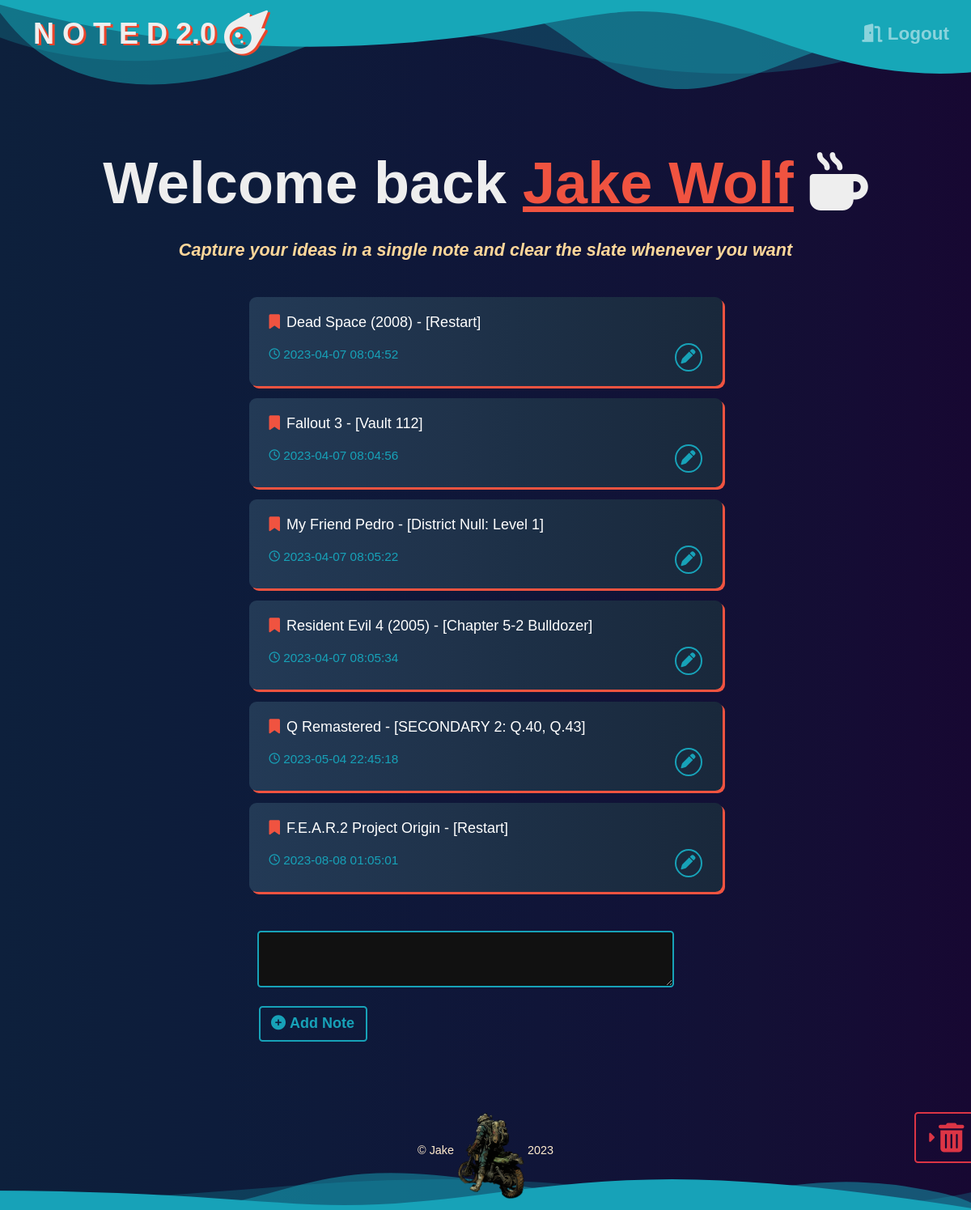
/ (signed in), run on an earlier commit of the app's database.
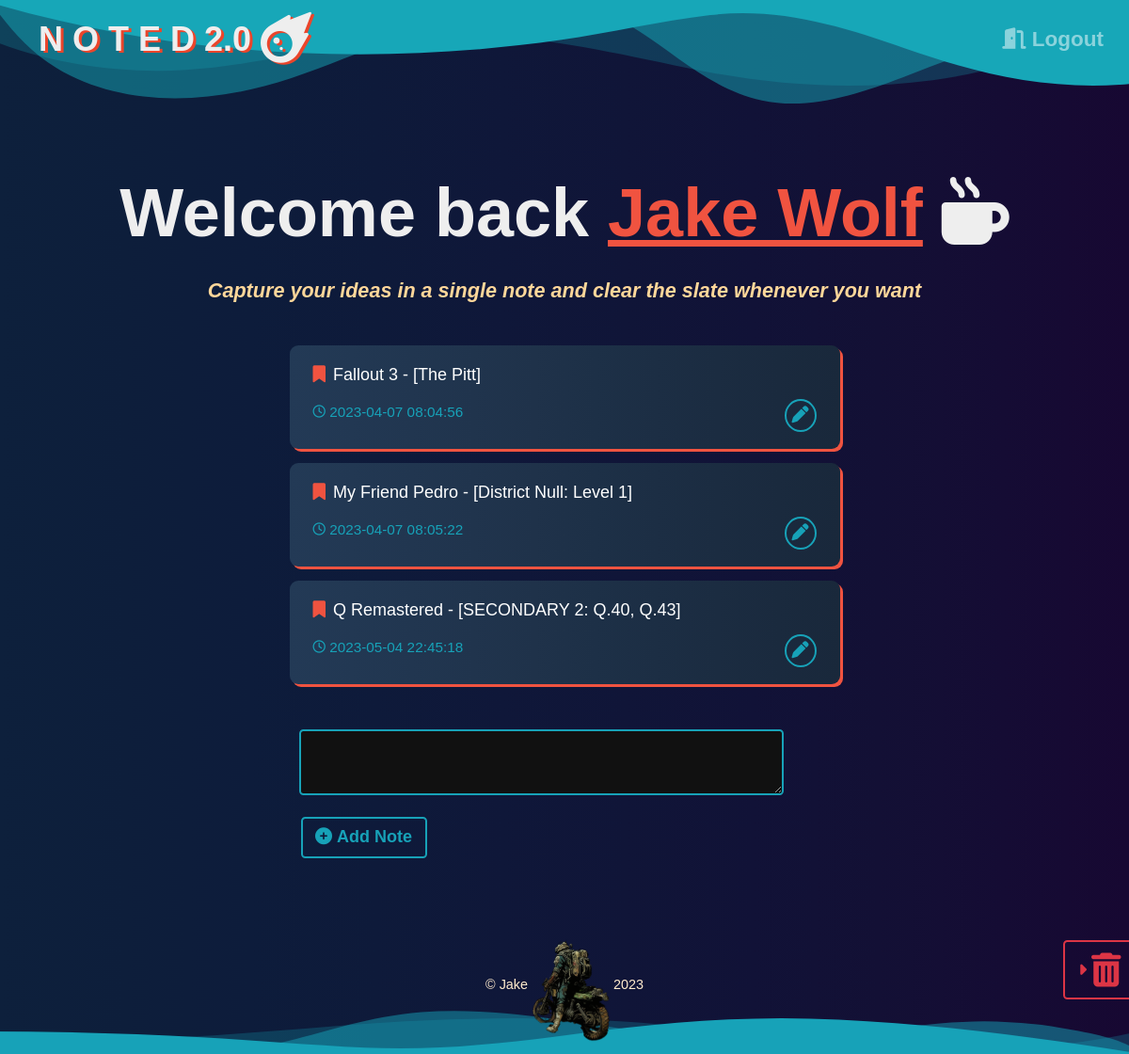
And on a later commit of the database.
### Website/models.py (models this page shows)
class User(db.Model, UserMixin):
    id = db.Column(db.Integer, primary_key=True)
    email = db.Column(db.String(150), unique=True)
    password = db.Column(db.String(150))
    user_name = db.Column(db.String(150))
    notes = db.relationship('Note')

class Note(db.Model):
    id = db.Column(db.Integer, primary_key=True)
    user_id = db.Column(db.Integer, db.ForeignKey('user.id'))
    note_data = db.Column(db.String(10000))
    date = db.Column(db.DateTime(timezone=True), default=Current_Time)
    def formatted_time(self):
        return self.date.strftime('%Y-%m-%d %H:%M:%S')

### Website/views.py (the view, shortened to what this page needs)
@views.route('/', methods=['GET', 'POST'])
@login_required
def home():
    return render_template("home.html", user=current_user)

### Website/__init__.py (called while the page is built)
def create_app():
    app = Flask(__name__)
    app.config['SECRET_KEY'] = 'FUN AI'
    app.config['SQLALCHEMY_DATABASE_URI'] = f'sqlite:///{DB_NAME}'
    db.init_app(app)
    from .views import views
    from .auth import auth
    app.register_blueprint(views, url_prefix='/')
    app.register_blueprint(auth, url_prefix='/')
    from .models import User, Note
    create_database(app)
    login_manager = LoginManager()
    login_manager.login_view = 'auth.login'
    login_manager.login_message = u"Log In Required"
    login_manager.init_app(app)
    @login_manager.user_loader
    def load_user(id):
        return User.query.get(int(id))
    return app

### Website/Templates/home.html (shortened to what this page needs)
{% extends "base.html" %}
{% block content%}
    <h1 class="page_name_note">Welcome back <span class="user_name">{{ user.user_name }}</span>&nbsp;<i class="fa-solid fa-mug-hot"></i></h1>
    <br>
    <h1 class="page_info">Capture your ideas in a single note and clear the slate whenever you want</h1>
    <div class="notes">
        <ul class="list-group notegroup" id="notes">
            {% for note in user.notes %}
            <li class="list-group-item border-0 notelist">
                {{ note.note_data }}
                <br/>
                <div class="time_edit">
                    <form method="POST" action="/edit">
                        <text class="date" name="note_date">&nbsp;{{ note.formatted_time() }}</text>
                        <button class="btn edit_button"><i class="fa-solid fa-pen"></i></button>
                    </form>
                </div>
            </li>
            {% endfor %}
        </ul>
        <div class="add_note">
            <form method="POST" class="sumbit">
                <div class="add_note_textarea">
                    <textarea name="note" class="input"></textarea>
                </div>
                <div class="submit_note">
                    <button type="submit" class="btn btn-outline-info add_note"><i class="fa-solid fa-circle-plus"></i>&nbsp;Add Note</button>
                </div>
            </form>
        </div>
    </div>
    <div class="bin">
        {% if user.notes %}
        <a name= "bin" class="btn btn-outline-danger toggleDelete" href="/note_bin"><i class="fa-solid fa-caret-right"></i>&nbsp;<i class="fa-solid fa-trash-can fa-2xl bin_icon"></i>&nbsp;&nbsp;&nbsp;&nbsp;&nbsp;</a>
        {% endif %}
    </div>
{% endblock %}

### Website/Templates/base.html (shortened to what this page needs)
<!DOCTYPE html>
<html lang="en">
<head>
    <link
        rel="stylesheet"
        href="https://stackpath.bootstrapcdn.com/bootstrap/4.4.1/css/bootstrap.min.css"
    />
</head>
<body>
    <section>
        <div class="topwaves">
        </div>
        <nav class="navbar navbar-expand-lg navbar-dark">
            <a class="navbar-brand" id="home" href="">
                <text class="flask_note_logo" href="">N O T E D 2.0&nbsp;<i class="fa-solid fa-meteor fa-xl"></i></text>
            </a>
            <div class="collapse navbar-collapse justify-content-end" id="navbar">
                <div class="navbar-nav">
                    {% if user.is_authenticated %}
                    <a class="nav-item nav-link navclass" id="logout" href="/logout">&nbsp;<i class="fa fa-door-open"></i>&nbsp;Logout</a>
                    {% else %}
                    <a class="nav-item nav-link navclass" id="login" href="/login">&nbsp;Log In</a>
                    <a class="nav-item nav-link navclass" id="signUp" href="/sign-up">&nbsp;Sign Up</a>
                    {% endif %}
                </div>
            </div>
        </nav>
    </section>
    <div class="container">
        {% block content%}
        {% endblock %}
    </div>
    <footer>
        <div class="signature">
            <p class="signature">© Jake</p><img src="{{ url_for('static', filename='img/nbg_jake.png') }}" height="120" class="logo" alt="Signature"><p class="signature">2023</p>
        </div>
        <div class="waves">
        </div>
    </footer>
</body>
</html>

What changed in the data, as far as the page shows it:
removed Note: note_data "Dead Space (2008) - [Restart]", formatted_time "2023-04-07 08:04:52"
removed Note: note_data "Resident Evil 4 (2005) - [Chapter 5-2 Bulldozer]", formatted_time "2023-04-07 08:05:34"
removed Note: note_data "F.E.A.R.2 Project Origin - [Restart]", formatted_time "2023-08-08 01:05:01"
changed Note: note_data "Fallout 3 - [Vault 112]" → "Fallout 3 - [The Pitt]"
